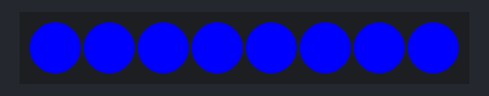
Recording of a sketch running on a simulated Arduino Uno, built with avr-gcc and run on an emulated ATmega328P. Parts: 8 RGB LEDs in strip order, left to right. Dim RGB values are drawn brighter than linear; colours are those a GRB WS2812 strip shows for the declared byte order.

Above: at 0.01 s.
At 4.41 s:
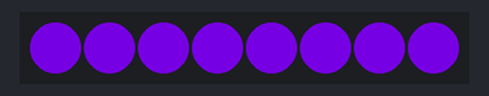
At 8.5 s:
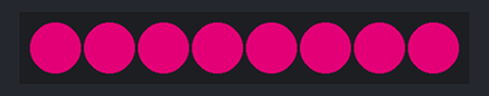
At 17.14 s:
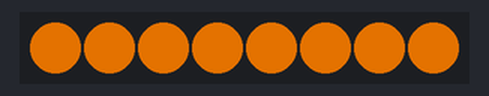
At 25.63 s:
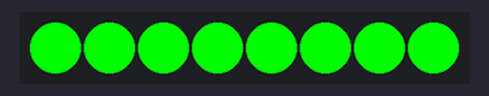
At 34.28 s:
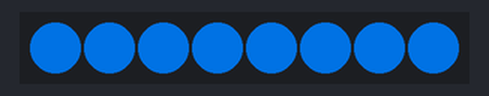
Timing chart, 0 to 40.0 s (numbered marks = the images above):
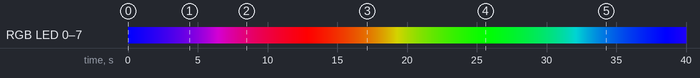

The sketch:

Simple_rainbow.ino
```cpp
#include "FastLED.h"
#define LED_DT 7
#define NUM_LEDS 8
struct CRGB leds[NUM_LEDS];
int r=255;
int b=0;
int g=0;
void setup() {
  LEDS.addLeds<WS2812B,7>(leds, NUM_LEDS);
}
void loop () {
  for(int i=0;i<NUM_LEDS;i++){leds[i].setRGB(b,g,r);}
  if (r!=0 && b==0){r--;g++;}
  if (r==0 && g!=0){g--;b++;}
  if (b!=0 && g==0){b--;r++;}
  FastLED.show();
  delay(50);
}
```
